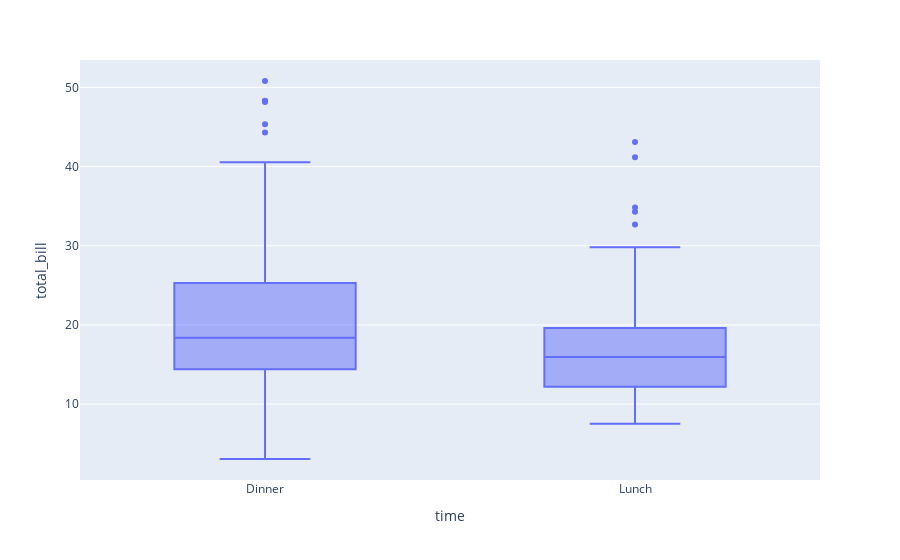

Source (notebook cell):
### Markdown cell above
## Box Plot with plotly.express

### Code cell
import plotly.express as px
df = px.data.tips()
fig = px.box(df, y="total_bill")
# If a column name is given as x argument, a box plot is drawn for each value of x.
# fig = px.box(df, x="time", y="total_bill")
fig.show()

### Figure 1 — Plotly figure (JSON) as saved in the notebook; plotly's stock layout.template omitted (floating-point values rounded to 4 significant figures; data arrays with more than 128 entries replaced by an {"elided": "..."} marker saying what was removed)
{"data": [{"alignmentgroup": "True", "hoverlabel": {"namelength": 0}, "hovertemplate": "time=%{x}<br>total_bill=%{y}", "legendgroup": "", "marker": {"color": "#636efa"}, "name": "", "notched": false, "offsetgroup": "", "orientation": "v", "showlegend": false, "type": "box", "x": {"elided": "244 str values"}, "x0": " ", "xaxis": "x", "y": {"elided": "244 float values"}, "y0": " ", "yaxis": "y"}], "layout": {"boxmode": "group", "legend": {"tracegroupgap": 0}, "margin": {"t": 60}, "xaxis": {"anchor": "y", "domain": [0, 1], "title": {"text": "time"}}, "yaxis": {"anchor": "x", "domain": [0, 1], "title": {"text": "total_bill"}}}}
